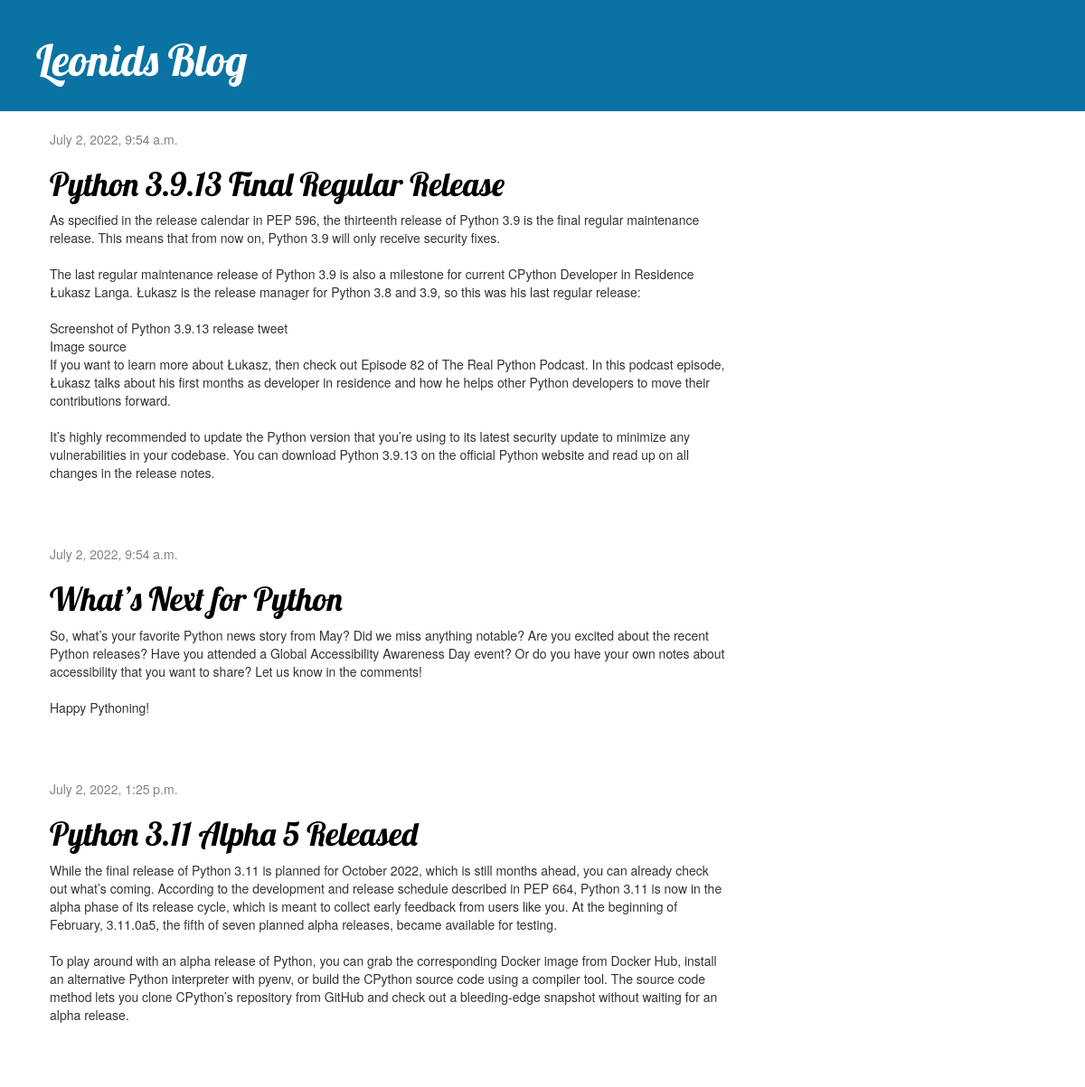
The page / on the database its author committed.
### blog/models.py (models this page shows, shortened)
class Post(models.Model):
    author = models.ForeignKey(settings.AUTH_USER_MODEL, on_delete=models.CASCADE)
    title = models.CharField(max_length=200)
    text = models.TextField()
    created_date = models.DateTimeField(default=timezone.now)
    published_date = models.DateTimeField(blank=True, null=True)

### blog/views.py (the view)
# urls.py: path('', views.post_list, name='post_list'),
def post_list(request):
    posts = Post.objects.filter(published_date__lte=timezone.now()).order_by('published_date')
    return render(request, 'blog/post_list.html', {'posts':posts})

### blog/templates/blog/post_list.html (shortened to what this page needs)
{% extends 'blog/base.html' %}
{% load static %}
        {% block content %}
            {% for post in posts %}
                <div class="post">
                    <div class="date">
                        {{ post.published_date }}
                    </div>
                    <h1><a href="{% url 'post_detail' pk=post.pk %}">{{ post.title }}</a></h1>
                    <p>{{ post.text|linebreaksbr }}</p>
                </div>
            {% endfor %}
        {% endblock %}

### blog/templates/blog/base.html (shortened to what this page needs)
{% load static %}
<html>
    <head>
        <link rel="stylesheet" href="//maxcdn.bootstrapcdn.com/bootstrap/3.2.0/css/bootstrap.min.css">
        <link rel="stylesheet" href="//maxcdn.bootstrapcdn.com/bootstrap/3.2.0/css/bootstrap-theme.min.css">
        <link rel="stylesheet" href="{% static 'css/blog.css' %}">
    </head>
    <body>
        <div class="page-header">
            <h1><a href="/">Leonids Blog</a></h1>
        </div>
        <div class="content container">
            <div class="row">
                <div class="col-md-8">
                    {% block content %}
                    {% endblock %}
                </div>
            </div>
        </div>
    </body>
</html>

### blog/static/css/blog.css (style rules this page uses)
.page-header { background-color: #0a73a3; margin-top: 0; padding: 20px 20px 20px 40px; }
.page-header h1, .page-header h1 a, .page-header h1 a:visited, .page-header h1 a:active { color: #ffffff; font-size: 36pt; text-decoration: none; }
.content { margin-left: 40px; }
h1, h2, h3, h4 { font-family: 'Lobster', cursive; }
.date { color: #828282; }
.post { margin-bottom: 70px; }
.post h1 a, .post h1 a:visited { color: #000000; }

### rows shown on the page
Post: published_date "July 2, 2022, 9:54 a.m.", title "Python 3.9.13 Final Regular Release", text "As specified in the release calendar in PEP 596, the thirteenth release of Python 3.9 is the final regular maintenance release. This means that from now on, Python 3.9 will only receive security fixes. The last regular maintenance release of Python 3.9 is also a milestone for current CPython Developer in Residence Łukasz Langa. Łukasz is the release manager for Python 3.8 and 3.9, so this was his last regular release: Screenshot of Python 3.9.13 release tweet Image source If you want to learn more about Łukasz, then check out Episode 82 of The Real Python Podcast. In this podcast episode, Łukasz talks about his first months as developer in residence and how he helps other Python developers…"
Post: published_date "July 2, 2022, 9:54 a.m.", title "What’s Next for Python", text "So, what’s your favorite Python news story from May? Did we miss anything notable? Are you excited about the recent Python releases? Have you attended a Global Accessibility Awareness Day event? Or do you have your own notes about accessibility that you want to share? Let us know in the comments! Happy Pythoning!"
Post: published_date "July 2, 2022, 1:25 p.m.", title "Python 3.11 Alpha 5 Released", text "While the final release of Python 3.11 is planned for October 2022, which is still months ahead, you can already check out what’s coming. According to the development and release schedule described in PEP 664, Python 3.11 is now in the alpha phase of its release cycle, which is meant to collect early feedback from users like you. At the beginning of February, 3.11.0a5, the fifth of seven planned alpha releases, became available for testing. To play around with an alpha release of Python, you can grab the corresponding Docker image from Docker Hub, install an alternative Python interpreter with pyenv, or build the CPython source code using a compiler tool. The source code method lets you…"
